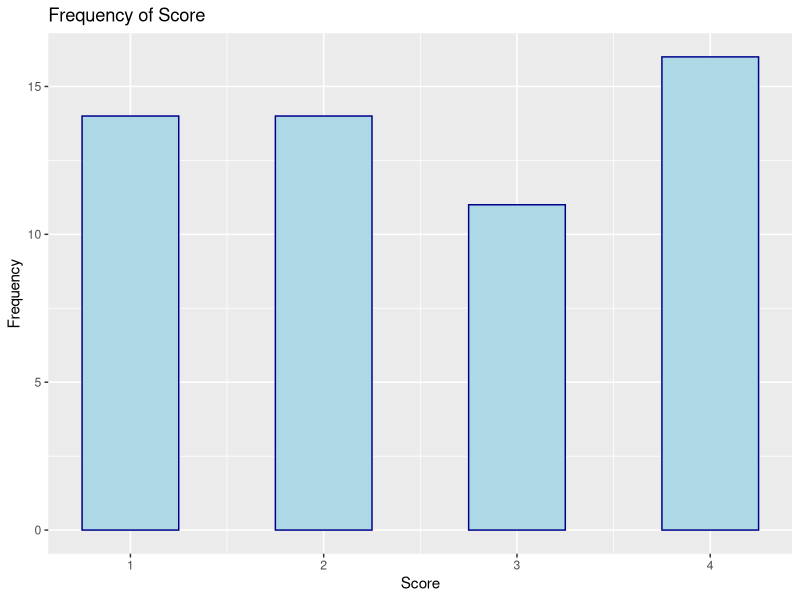
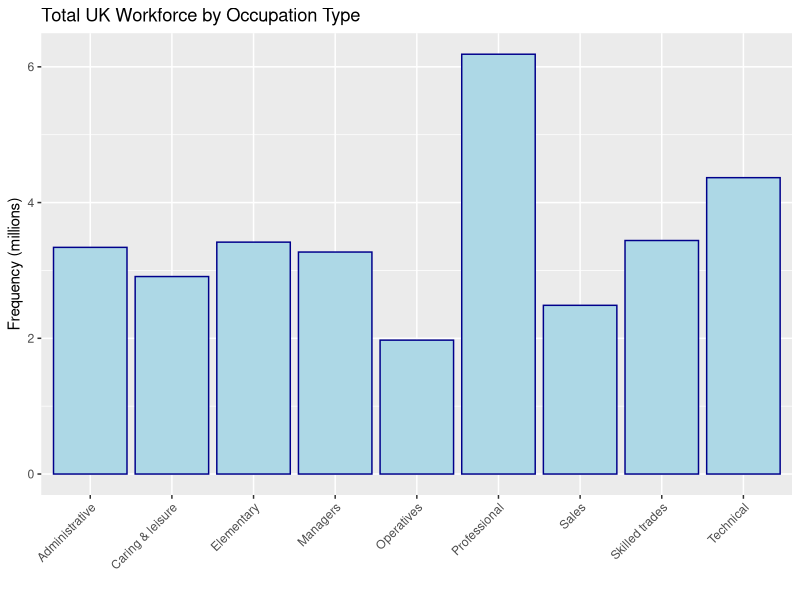
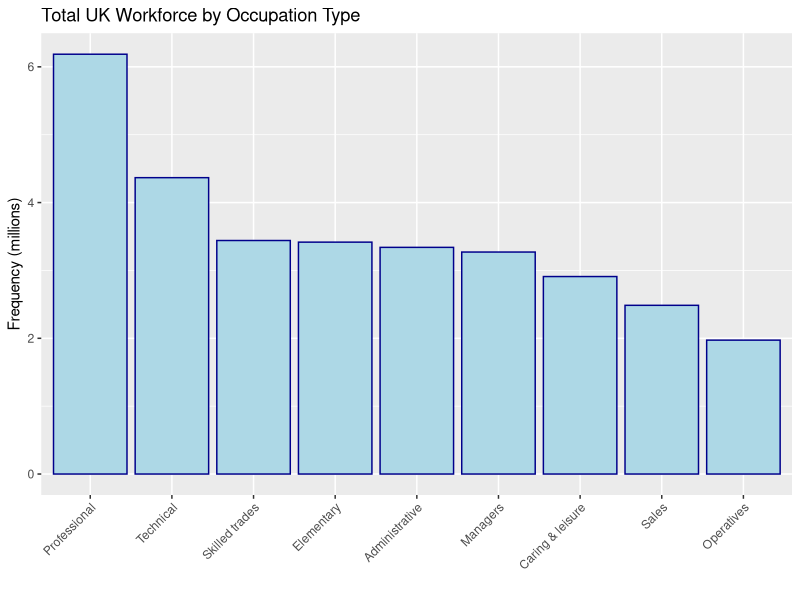

Here is the R script that generated these plots, in order:
## ---- chunk 1
library(tidyverse)
## ---- chunk 2
x <- read.csv("../data/tattoos.csv"); head(x)
## ---- chunk 3
ggplot(data = x) + 
  geom_bar(
    mapping = aes(x = Score),  # column to plot
    color = "darkblue",  # border colour
    fill = "lightblue",  # fill colour
    width = 0.5) +  # width of each bar
  labs(
    title = "Frequency of Score",  # title of the plot
    x = "Score",  # x-axis label
    y = "Frequency")  # y-axis label
## ---- chunk 4
y <- read.csv("../data/workforce.csv"); head(y)
## ---- chunk 5
ggplot(data = y) +
  geom_col(
    mapping = aes(x = Occupation.type, y = Total),
    color = "darkblue",
    fill = "lightblue") +
  labs(
    title = "Total UK Workforce by Occupation Type",  # title of the plot
    x = "",  # Suppress the x-axis label
    y = "Frequency (millions)") +  # y-axis label
  theme(
    axis.text.x = element_text(angle = 45, hjust = 1))
## ---- chunk 6
ggplot(data = y) +
  geom_col(
    mapping = aes(x = reorder(Occupation.type, -Total), y = Total),
    color = "darkblue",
    fill = "lightblue") +
  labs(title = "Total UK Workforce by Occupation Type",  # title of the plot
    x = "",  # Suppress the x-axis label
    y = "Frequency (millions)") +  # y-axis label
  theme(
    axis.text.x = element_text(angle = 45, hjust = 1))
